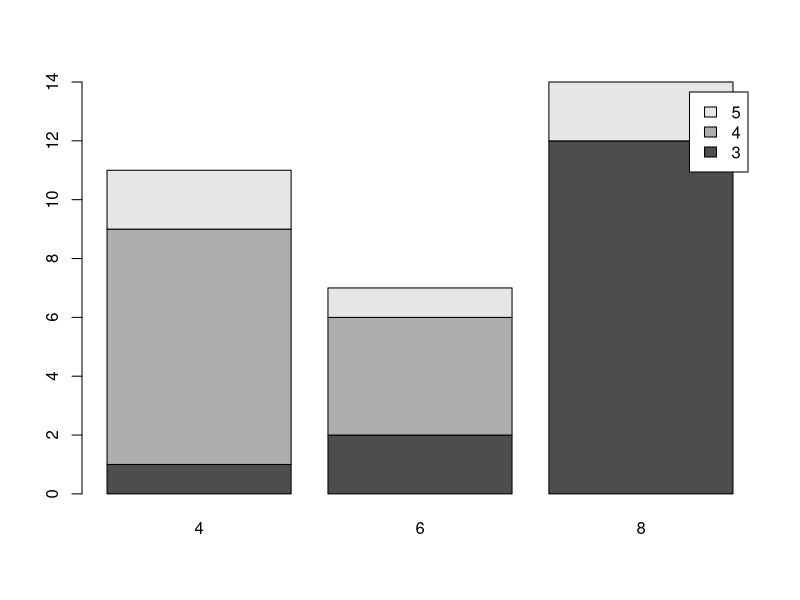

R code for this plot: (Note: this script raises an error after producing the figure.)
f = function(n,x){
  r= 0
  for (s in 1:n) {
    r = r + (x^s*s^n)/x^n + n^2
  }
  r
}
f(20,0.01)


#2
barplot(table(mtcars$gear,mtcars$cyl),legend=T)
prop.table(table(mtcars$cyl==6,mtcars$carb==1),2)[2,2]

i = order(mtcars$mpg)
m  = mean(mtcars[i[1:6],]$wt)


#3
prop.table(table(mtcars$cyl==6))




model  = lm(mtcars$carb ~ mtcars$cyl)
summary(model)


#4
a= morley[morley$Expt==1,]$Speed
b= morley[morley$Expt==2,]$Speed
c= morley[morley$Expt==3,]$Speed
d= morley[morley$Expt==4,]$Speed
e= morley[morley$Expt==5,]$Speed
mean(a)
mean(b)
mean(c)
mean(d)
mean(e)

#5

x = rgeom(1000,1/6)
summary(x)
t  = table(x>=10)
prop.table(t)
sum(x>=10)/1000
pgeom(10,1/6, lower.tail = F)




#6
df = data.frame(beer = c(5,2,9,8,3,7,3,5,3,5),
                alcInB = c(0.1,0.03,0.18,0.12,0.04,0.11,0.07,0.06,0.02,0.05))

model  = lm(df$alcInB~df$beer)
s = summary(model)

beta1 = s$coefficients[2,1]
se = s$coefficients[2,2]
t = (beta1 - 0.01)/se
p = pt(t,df = 95)
#p = 0.04.5 => h1 othvurlqme hipotezata;
#
s$


d = data.frame(x = c(7.5,7.5,7.5,7.5,7.5,7.5,7.5,7.5,7.5,7.5))
predict.lm(model,d,interval = "confidence",conf.level = 0.92)

plot(model)
abline(model)
prop.test(c(df$beer,df$beer+1),c(df$alcInB,df$alcInB+0.01),alternative = "less")
